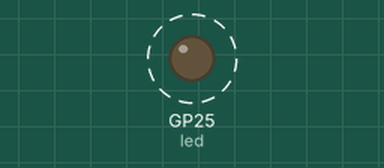
This program was run on a simulated Raspberry Pi Pico running MicroPython. Parts: output pins drawn as LEDs (lit = HIGH). Dashed ring = blinking. What the program prints to the serial console is not drawn.

Above: at 0.02 s.
Timing chart, 0 to 3.0 s (numbered marks = the images above):
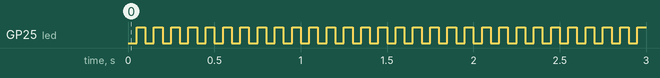

Measured:
- by itself, GP25 (led): alternates HIGH for 0.05 s and LOW for 0.05 s

The program:

pico_blink.py
```python
"""
Simple LED blink program for Raspberry Pi Pico

Hardware:
PCB LED on GPIO 25
"""

from machine import Pin, Timer

led = Pin("LED", Pin.OUT)
timer0 = Timer()


def tick(timer):
    global led
    led.toggle()
    print("Toggle LED")


timer0.init(freq=20, mode=Timer.PERIODIC, callback=tick)
```
